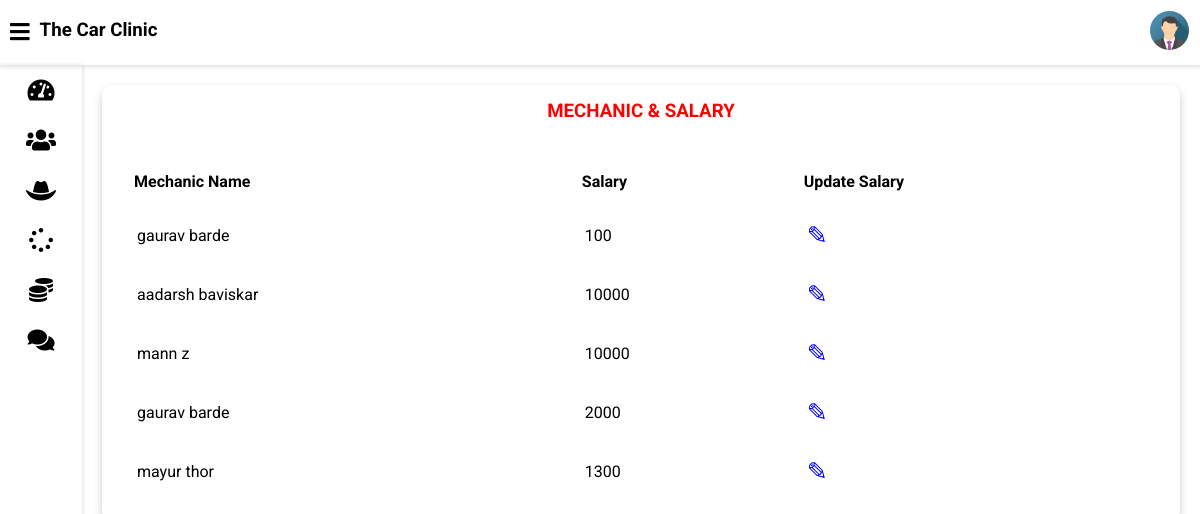
Page /admin-view-mechanic-salary (signed in) on the committed database.
### vehicle/models.py (models this page shows, shortened)
class Mechanic(models.Model):
    user=models.OneToOneField(User,on_delete=models.CASCADE)
    profile_pic= models.ImageField(upload_to='profile_pic/MechanicProfilePic/',null=True,blank=True)
    address = models.CharField(max_length=40)
    mobile = models.CharField(max_length=20,null=False)
    skill = models.CharField(max_length=500,null=True)
    salary=models.PositiveIntegerField(null=True)
    status=models.BooleanField(default=False)
    @property
    def get_name(self):
        return self.user.first_name+" "+self.user.last_name

### vehicle/views.py (the view)
# urls.py: path('admin-view-mechanic-salary',views.admin_view_mechanic_salary_view,name='admin-view-mechanic-salary'),
@login_required(login_url='adminlogin')
def admin_view_mechanic_salary_view(request):
    mechanics=models.Mechanic.objects.all()
    return render(request,'vehicle/admin_view_mechanic_salary.html',{'mechanics':mechanics})

### templates/vehicle/admin_view_mechanic_salary.html
{% extends 'vehicle/adminbase.html' %}
{% block content %}
{% load static %}
	<div class="wrapper">
		<div class="row">
			<div class="col-12 col-m-12 col-sm-12">
				<div class="card">
					<div class="card-header">
						<h3 style="color:red; text-align:center" >MECHANIC & SALARY
						</h3>
					</div>
					<div class="card-content">
						<table>
							<thead>
                <tr>
                  <th>Mechanic Name</th>
                  <th>Salary</th>
                  <th>Update Salary</th>
                </tr>
							</thead>
							<tbody>
              {% for m in mechanics %}
                <tr>
                  <td> {{m.get_name}}</td>
                  <td>{{m.salary}}</td>
                  <td><a  style="color:blue; text-decoration:none;font-size:25px;" href="{% url 'update-salary' m.id  %}">&#9998;</a></td>
                </tr>
                {% endfor %}
							</tbody>
						</table>
					</div>
				</div>
			</div>
		</div>
<br><br><br><br><br><br><br><br><br><br><br><br><br><br><br><br>
	</div>
{% endblock content %}

### static/style.css (style rules this page uses)
* { box-sizing: border-box; }
body { font-family: 'Roboto', sans-serif; background: var(--main-bg-color); color: var(--main-color); margin: 0; }
.wrapper { padding: 10px; margin-left: 82px; padding-top: 75px; background: var(--second-bg-color); transition: margin-left .5s; }
.row { display: flex; flex-wrap: wrap; flex-direction: row; }
.row:after, .row:before { box-sizing: border-box; }
[class*="col-"] { padding: 10px; }
@media only screen and (min-width: 600px) { .col-sm-12 { width: 100%; } }
@media only screen and (min-width: 768px) { .col-m-12 { width: 100%; } }
@media only screen and (min-width: 992px) { .col-12 { width: 100%; } }
.card { background: var(--main-bg-color); color: var(--main-color); border-radius: 10px; margin-bottom: 10px; box-shadow: 0 4px 8px 0 rgba(0,0,0,0.2); }
.card-header { padding: 15px 30px; border-bottom: 1px solid var(--second-bg-color); position: relative; }
.card-header h3 { margin: 0; }
.card-content { padding: 20px; overflow-x: auto; }
table { border-collapse: collapse; width: 100%; }
table td { border-top: 1px solid var(--second-bg-color); padding: 15px; }
table th { border-top: 1px solid var(--second-bg-color); border-bottom: 1px solid var(--second-bg-color); padding: 15px 12px; text-align: left; }

### rows in the picture
Mechanic: get_name "gaurav barde", salary "100"
Mechanic: get_name "aadarsh baviskar", salary "10000"
Mechanic: get_name "mann z", salary "10000"
Mechanic: get_name "gaurav barde", salary "2000"
Mechanic: get_name "mayur thor", salary "1300"
